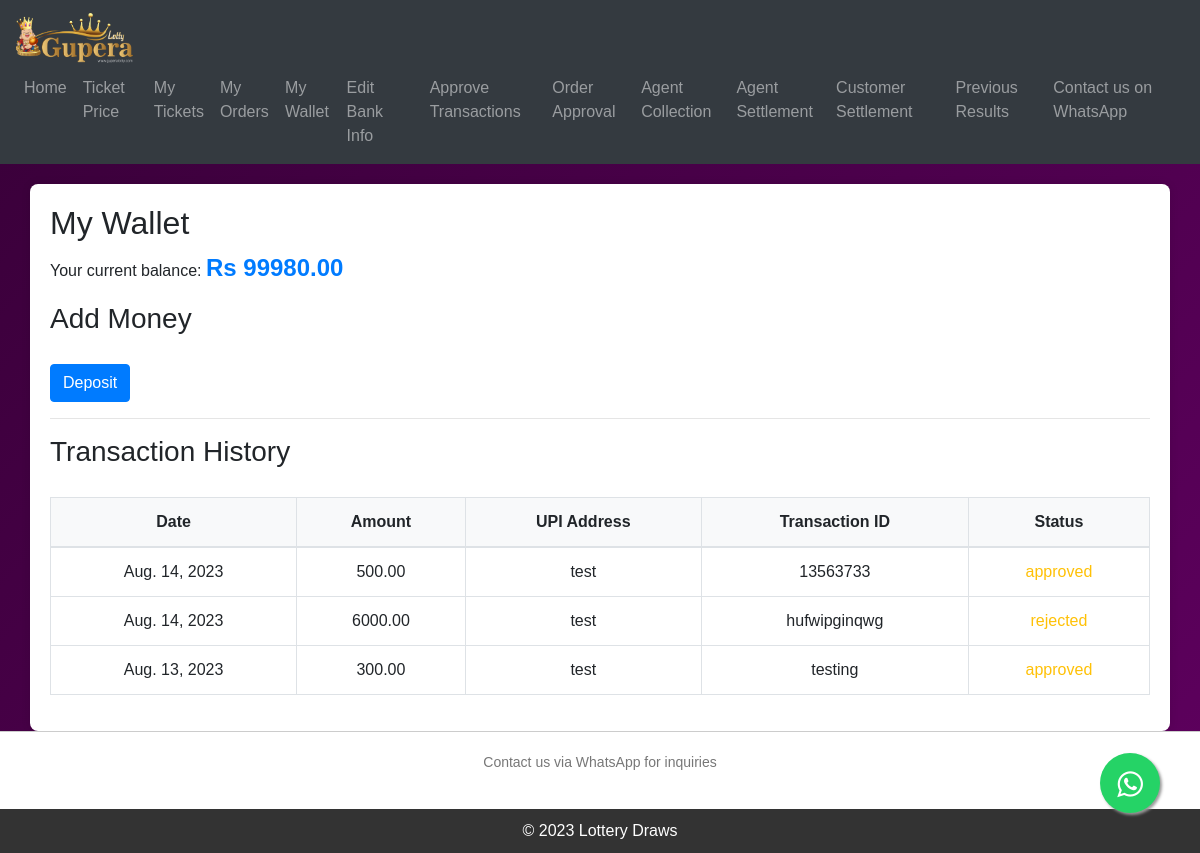
The app's page /wallet/ (signed in), older data.
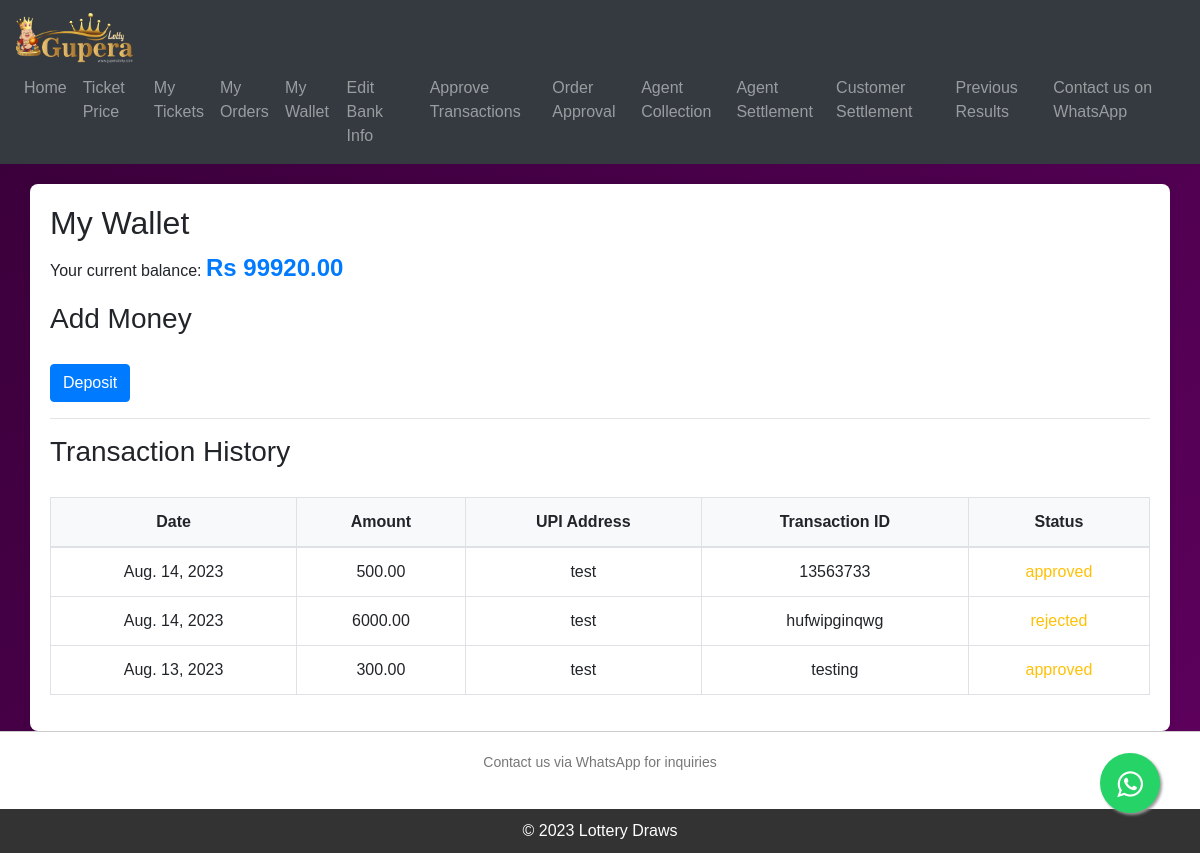
The same page, newer data.
### KuberaApp/models.py (models this page shows)
class CustomerBalance(models.Model):
    user = models.OneToOneField(User,on_delete=models.CASCADE,blank=True,null=True)
    balance = models.DecimalField(max_digits=10,decimal_places=2,default=0.00)

### KuberaApp/views.py (the view)
# urls.py: path('wallet/', views.wallet, name='wallet'),
@login_required(login_url='login')
def wallet(request):
    user = request.user
    customer_balance,created = CustomerBalance.objects.get_or_create(user=user)
    balance = customer_balance.balance
    transactions = CustomerBalanceHistory.objects.filter(wallet=customer_balance).order_by('-transaction_date')
    if request.method == 'POST':
        form = DepositForm(request.POST)
        if form.is_valid():
            amount = form.cleaned_data['amount']
            transaction_id = form.cleaned_data['transaction_id']
            webinfo = WebsiteInfo.objects.all()[0]
            try:
                CustomerBalanceHistory.objects.create(
                    wallet=customer_balance,
                    amount=amount,
                    transaction_approved=False,
                    transaction_id=transaction_id,
                    upi_address=webinfo.upi_id,
                )
            except:
                return redirect('wallet')
            return redirect('wallet')
    else:
        form = DepositForm()
    context = {
        'balance': balance,
        'transactions': transactions,
        'form': form
    }
    return render(request, 'kuberaapp/wallet.html', context)

### KuberaApp/context_processor.py (called while the page is built)
def website_info_context(request):
    try:
        website_info = WebsiteInfo.objects.first()  # Retrieve the first WebsiteInfo object
    except WebsiteInfo.DoesNotExist:
        website_info = None
    context = {
        'website_info': website_info
    }
    return context

### templates/kuberaapp/wallet.html (shortened to what this page needs)
{% extends 'base.html' %}
{% block content %}
<div class="container">
    <h2>My Wallet</h2>
    <p>Your current balance: <span class="balance">Rs {{ balance }}</span></p>
    <h3>Add Money</h3>
    <button id="open-deposit-modal" class="btn btn-primary">Deposit</button>
    <hr>
    <h3>Transaction History</h3>
    <div class="table-responsive">
        <table class="table table-bordered">
            <thead>
                <tr>
                    <th>Date</th>
                    <th>Amount</th>
                    <th>UPI Address</th>
                    <th>Transaction ID</th>
                    <th>Status</th>
                </tr>
            </thead>
            <tbody>
                {% for transaction in transactions %}
                <tr>
                    <td>{{ transaction.transaction_date }}</td>
                    <td>{{ transaction.amount }}</td>
                    <td>{{ transaction.upi_address }}</td>
                    <td>{{ transaction.transaction_id }}</td>
                    <td>{% if transaction.transaction_approved %}<span class="text-success">{{ transaction.transaction_status }}</span>{% else %}<span class="text-warning">{{ transaction.transaction_status }}</span>{% endif %}</td>
                </tr>
                {% endfor %}
            </tbody>
        </table>
    </div>
</div>
{% endblock %}

Row changes from the older to the newer data that the page shows:
changed CustomerBalance: balance "99980.00" → "99920.00"
